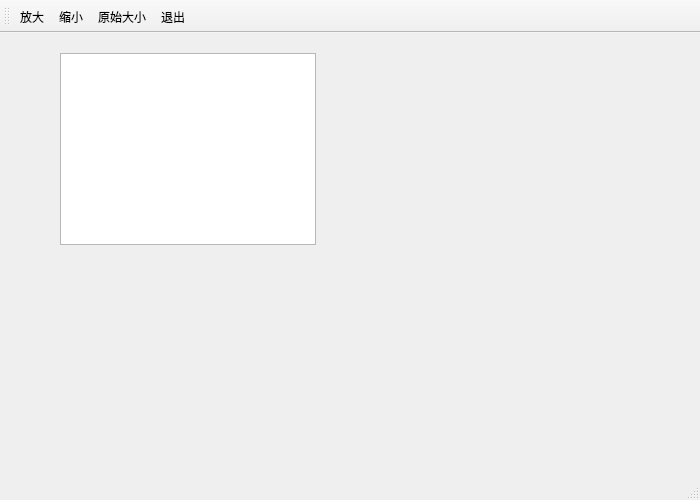
<?xml version="1.0" encoding="UTF-8"?>
<ui version="4.0">
 <class>MainWindow</class>
 <widget class="QMainWindow" name="MainWindow">
  <property name="geometry">
   <rect>
    <x>0</x>
    <y>0</y>
    <width>700</width>
    <height>500</height>
   </rect>
  </property>
  <property name="windowTitle">
   <string>MainWindow</string>
  </property>
  <widget class="QWidget" name="centralWidget">
   <widget class="AXBChartView" name="chartView">
    <property name="geometry">
     <rect>
      <x>60</x>
      <y>20</y>
      <width>256</width>
      <height>192</height>
     </rect>
    </property>
   </widget>
  </widget>
  <widget class="QToolBar" name="mainToolBar">
   <property name="toolButtonStyle">
    <enum>Qt::ToolButtonTextUnderIcon</enum>
   </property>
   <attribute name="toolBarArea">
    <enum>TopToolBarArea</enum>
   </attribute>
   <attribute name="toolBarBreak">
    <bool>false</bool>
   </attribute>
   <addaction name="actZoomIn"/>
   <addaction name="actZoomOut"/>
   <addaction name="actZoomReset"/>
   <addaction name="actQuit"/>
  </widget>
  <widget class="QStatusBar" name="statusBar"/>
  <action name="actZoomReset">
   <property name="icon">
    <iconset resource="res.qrc">
     <normaloff>:/images/images/414.bmp</normaloff>:/images/images/414.bmp</iconset>
   </property>
   <property name="text">
    <string>原始大小</string>
   </property>
   <property name="toolTip">
    <string>原始大小</string>
   </property>
  </action>
  <action name="actQuit">
   <property name="icon">
    <iconset resource="res.qrc">
     <normaloff>:/images/images/132.bmp</normaloff>:/images/images/132.bmp</iconset>
   </property>
   <property name="text">
    <string>退出</string>
   </property>
   <property name="toolTip">
    <string>退出</string>
   </property>
  </action>
  <action name="actZoomIn">
   <property name="icon">
    <iconset resource="res.qrc">
     <normaloff>:/images/images/418.bmp</normaloff>:/images/images/418.bmp</iconset>
   </property>
   <property name="text">
    <string>放大</string>
   </property>
   <property name="toolTip">
    <string>放大</string>
   </property>
  </action>
  <action name="actZoomOut">
   <property name="icon">
    <iconset resource="res.qrc">
     <normaloff>:/images/images/416.bmp</normaloff>:/images/images/416.bmp</iconset>
   </property>
   <property name="text">
    <string>缩小</string>
   </property>
   <property name="toolTip">
    <string>缩小</string>
   </property>
  </action>
 </widget>
 <layoutdefault spacing="6" margin="11"/>
 <customwidgets>
  <customwidget>
   <class>AXBChartView</class>
   <extends>QGraphicsView</extends>
   <header location="global">axbchartview.h</header>
  </customwidget>
 </customwidgets>
 <resources>
  <include location="res.qrc"/>
 </resources>
 <connections>
  <connection>
   <sender>actQuit</sender>
   <signal>triggered()</signal>
   <receiver>MainWindow</receiver>
   <slot>close()</slot>
   <hints>
    <hint type="sourcelabel">
     <x>-1</x>
     <y>-1</y>
    </hint>
    <hint type="destinationlabel">
     <x>199</x>
     <y>149</y>
    </hint>
   </hints>
  </connection>
 </connections>
</ui>
